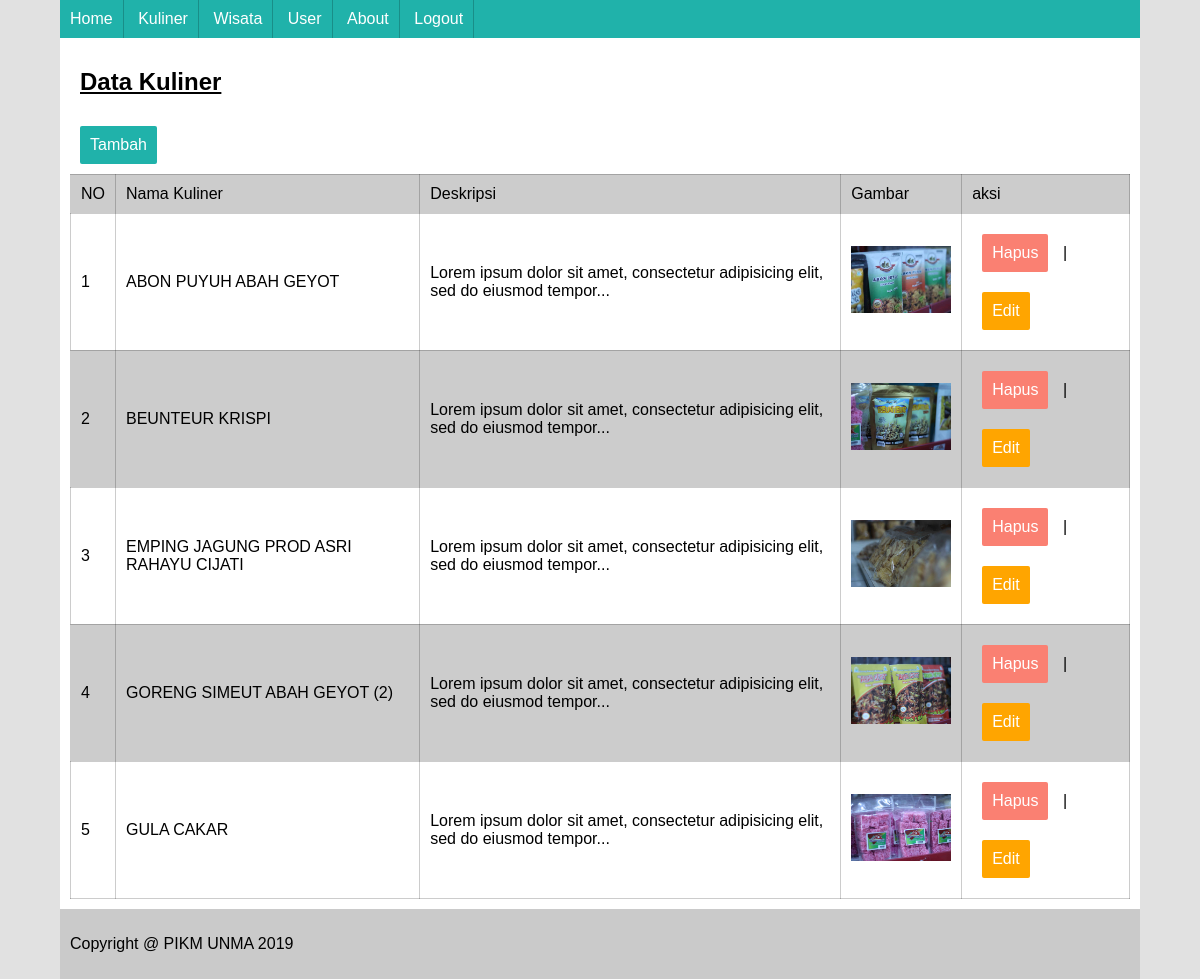
Screenshot of /dashboard.php?menu=kuliner (signed in) with the database file from the repository.
### tables this page shows
CREATE TABLE `kuliner` (
  `id_kuliner` int(11) NOT NULL,
  `nama_kuliner` varchar(50) NOT NULL,
  `deskripsi` text NOT NULL,
  `gambar` text NOT NULL,
  `id_user` int(11) NOT NULL
);

### kuliner_dashboard.php (the view, shortened to what this page needs)
<?php
if(!empty($_GET['aksi'])){
	$aksi = $_GET['aksi'];
}else{
	$aksi = "";
}
if($aksi=="tambah"){
?>
<h2>Tambah Data Kuliner</h2>
<div class="form-input">
<form enctype="multipart/form-data" action="proses_tambah_kuliner.php" method="POST">
	<table>
		<tr>
			<td>Nama Kuliner</td>
			<td><input type="text" name="nama_kuliner" required="required" placeholder="Nama Kuliner"></td>
		</tr>
		<tr>
			<td>Deskripsi Kuliner</td>
			<td><textarea name="deskripsi" required="required" placeholder="Deskripsi Kuliner" cols="100" rows="10"></textarea></td>
		</tr>
		<tr>
			<td>Gambar kuliner</td>
			<td><input type="file" name="gambar" required="required" placeholder="Gambar Kuliner"></td>
		</tr>
		<tr>
			<td></td>
			<td><input type="submit" name="aksi" value="Simpan"> <input type="button" name="aksi" value="Batal" onclick="document.location='dashboard.php?menu=kuliner'"></td>
		</tr>
	</table>
</form>
</div>
<?php }else{ ?>
<h2>Data Kuliner</h2>
<a href="dashboard.php?menu=kuliner&aksi=tambah" class="btn">Tambah</a>
<table border="1" class="table" align="center" cellpadding="10">
	<tr>
		<td>NO</td>
		<td>Nama Kuliner</td>
		<td width="400">Deskripsi</td>
		<td>Gambar</td>
		<td>aksi</td>
	</tr>
	<?php
	$no = 0;
	$sql = mysql_query("SELECT * FROM kuliner INNER JOIN user ON user.id_user=kuliner.id_user");
	while ($hasil = mysql_fetch_array($sql)) {
		?>
		<tr>
			<td><?php echo ++$no ?></td>
			<td><?php echo $hasil['nama_kuliner'] ?></td>
			<td>
			<?php
			if(strlen($hasil['deskripsi'])>80){
				echo substr($hasil['deskripsi'], 0,80)."...";
			}else{
				echo $hasil['deskripsi'];
			}
			?></td>
			<td><?php
				if(!empty($hasil['gambar'])){
					?>
					<img src="gambar/<?php echo $hasil['gambar'] ?>" alt="gambar_makanan" width="100">
					<?php
				}else{
					echo "-";
				}
			?></td>
			<td>
				<a class="btn-danger" href="proses_hapus_kuliner.php?id_kuliner=<?php echo $hasil['id_kuliner'] ?>" onclick="return confirm('anda yakin ingin menghapus?')">Hapus</a> |
				<a class="btn-info" href="dashboard.php?menu=kuliner&aksi=edit&id_kuliner=<?php echo $hasil['id_kuliner'] ?>">Edit</a>
			</td>
		</tr>
		<?php
	}
	?>
</table>
<?php } ?>

### style.css (style rules this page uses)
body { margin: 0px; padding: 0px; background-color: #dddddddd; font-family: arial; }
.content h2 { margin-left: 10px; text-decoration: underline; }
.btn { display: inline-block; padding: 10px; color: white; text-decoration: none; margin: 10px; border-radius: 2px; background-color: lightseagreen; }
.table { border-collapse: collapse; border-color: rgba(0,0,0,0.2); }
.table tr:nth-child(odd) { background-color: rgba(0,0,0,0.2); }
.btn-danger { display: inline-block; padding: 10px; color: white; text-decoration: none; margin: 10px; border-radius: 2px; background-color: salmon; }
.btn-info { display: inline-block; padding: 10px; color: white; text-decoration: none; margin: 10px; border-radius: 2px; background-color: orange; }

### rows the page displays
kuliner: nama_kuliner "ABON PUYUH ABAH GEYOT", deskripsi "Lorem ipsum dolor sit amet, consectetur adipisicing elit, sed do eiusmod tempor", gambar (picture)
kuliner: nama_kuliner "BEUNTEUR KRISPI", deskripsi "Lorem ipsum dolor sit amet, consectetur adipisicing elit, sed do eiusmod tempor", gambar (picture)
kuliner: nama_kuliner "EMPING JAGUNG PROD ASRI RAHAYU CIJATI", deskripsi "Lorem ipsum dolor sit amet, consectetur adipisicing elit, sed do eiusmod tempor", gambar (picture)
kuliner: nama_kuliner "GORENG SIMEUT ABAH GEYOT (2)", deskripsi "Lorem ipsum dolor sit amet, consectetur adipisicing elit, sed do eiusmod tempor", gambar (picture)
kuliner: nama_kuliner "GULA CAKAR", deskripsi "Lorem ipsum dolor sit amet, consectetur adipisicing elit, sed do eiusmod tempor", gambar (picture)
